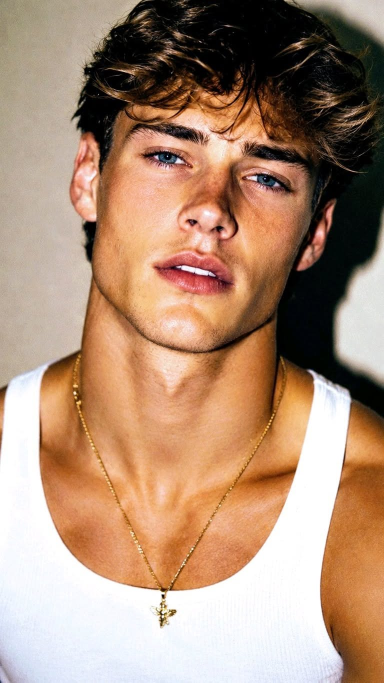
#> input picture content/tiktok/raw/faces/faces-jaw_pinterest_100416266687639188.jpg, 768 x 1365 px (shown at 1/2 size)
$ python -i generate_carousels.py   (imports and definitions only)
#> lines starting #> are read from the running program, lines starting #| are printed output that depends on the picture
#!/usr/bin/env python3
"""TikTok carousel generator v3 — native TikTok text style + varied layouts.

Rules:
- 1 carousel = 1 theme
- Text looks like TikTok Classic: white bold + black outline (NOT white boxes)
- Layouts vary: full hook, 2x2 grid, vertical split, tip slides, CTA
- Dense real value in slides + caption
- Process AI = soft reco only (never "notre app")
"""

from __future__ import annotations

import json
import math
from pathlib import Path

from PIL import Image, ImageDraw, ImageEnhance, ImageFont, ImageFilter

ROOT = Path(__file__).resolve().parents[1]
RAW = ROOT / "raw"
QUEUE = ROOT / "queue"
W, H = 1080, 1920

FONT_BOLD = "/System/Library/Fonts/Supplemental/Arial Bold.ttf"
FONT_BLACK = "/System/Library/Fonts/Supplemental/Arial Black.ttf"
FONT_REG = "/System/Library/Fonts/Supplemental/Arial.ttf"
FONT_EMOJI = "/System/Library/Fonts/Apple Color Emoji.ttc"

PROCESS_SOFT = "Perso j'utilise Process AI pour suivre le plan (cherche Process AI sur l'App Store)"


def imgs(folder: str) -> list[Path]:
    exts = {".jpg", ".jpeg", ".png", ".webp"}
    return sorted(p for p in (RAW / folder).iterdir() if p.suffix.lower() in exts)


# [1 line that did not run here, left out]
# [1 line that did not run here, left out]
# [1 line that did not run here, left out]
LIFE = imgs("lifestyle")
FACES = imgs("faces")


def font(path: str, size: int) -> ImageFont.FreeTypeFont:
    return ImageFont.truetype(path, size)


def emoji_fnt() -> ImageFont.FreeTypeFont:
    return ImageFont.truetype(FONT_EMOJI, 160)


# [10 lines left out: function is_emoji, not called in this run]


def cover(path: Path, size=(W, H), bias=0.28) -> Image.Image:
#> called with size = (1080, 1920), bias = 0.28
    img = Image.open(path).convert("RGB")
#> img is the input picture: PIL image 768x1365 RGB; mean R, G, B 173.4, 141.2, 118
    tw, th = size
    scale = max(tw / img.width, th / img.height)
#> scale = 1.41
    nw, nh = int(img.width * scale), int(img.height * scale)
#> nw = 1080; nh = 1920
    img = img.resize((nw, nh), Image.Resampling.LANCZOS)
#> img: PIL image 1080x1920 RGB
    left = (nw - tw) // 2
#> left = 0
    top = max(0, min(nh - th, int((nh - th) * bias)))
#> top = 0
    return img.crop((left, top, left + tw, top + th))


def darken(img: Image.Image, f=0.72) -> Image.Image:
#> called with f = 0.78
    return ImageEnhance.Brightness(img).enhance(f)
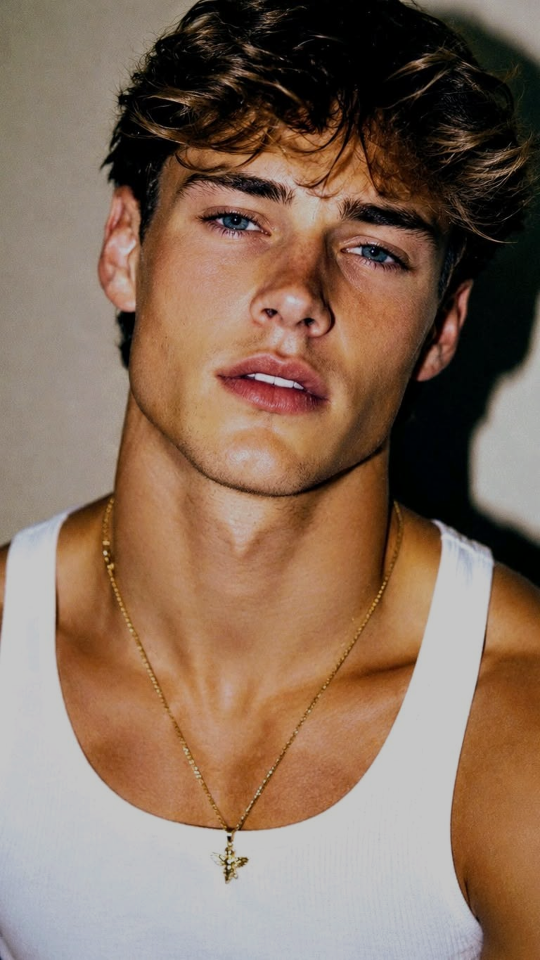
#> returned value: PIL image 1080x1920 RGB (shown at 1/2 size); mean R, G, B 134.8, 109.6, 91.6


def measure(draw, text, fnt):
    b = draw.textbbox((0, 0), text, font=fnt)
    return b[2] - b[0], b[3] - b[1]


# [140 lines left out: functions split_runs, line_width, wrap_words, draw_tiktok_line, draw_centered_block, draw_left_block and 2 more, not called in this run]


# ---------- layouts ----------

def layout_full(path: Path, dark=0.78) -> Image.Image:
    return darken(cover(path), dark)


# [404 lines left out: functions layout_split_v, layout_grid2x2, theme_debloat_face, theme_top_habitudes, theme_avant_vs_maintenant_meals, main, not called in this run]


# [2 lines not run here, left out]

>>> result = layout_full('../raw/faces/faces-jaw_pinterest_100416266687639188.jpg')

$ run again, on content/tiktok/raw/meals/meals-breakfast_meals-debloat_healthy-protein-bowl-aesthetic_pinterest_1135118281109089311.jpg
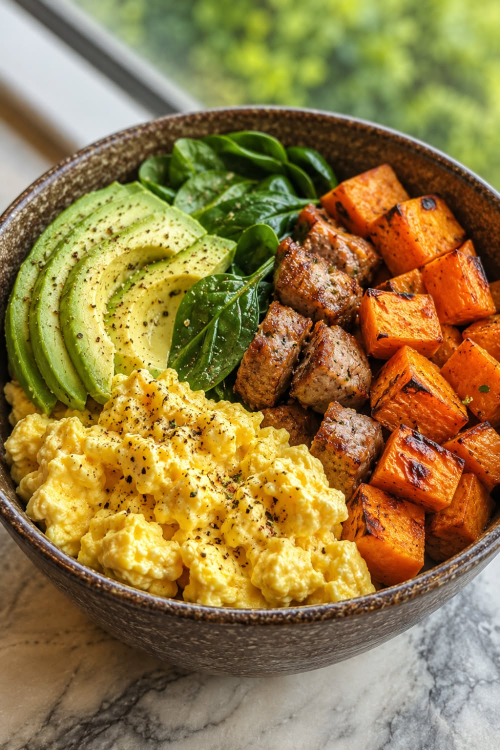
#> input picture content/tiktok/raw/meals/meals-breakfast_meals-debloat_healthy-protein-bowl-aesthetic_pinterest_1135118281109089311.jpg, 1000 x 1500 px (shown at 1/2 size)
#> in cover, img is the input picture: PIL image 1000x1500 RGB; mean R, G, B 147.8, 124, 69.2
#> img: PIL image 1280x1920 RGB
#> in cover, `return img.crop((left, top, left + tw, top + th))`:
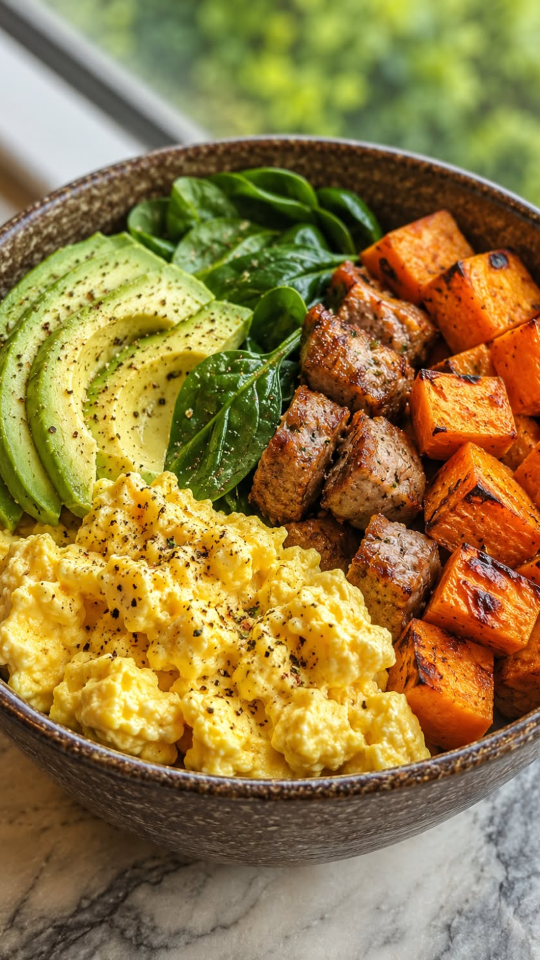
#> returned value: PIL image 1080x1920 RGB (shown at 1/2 size); mean R, G, B 147.8, 124.2, 66.7
#> in darken, `return ImageEnhance.Brightness(img).enhance(f)`:
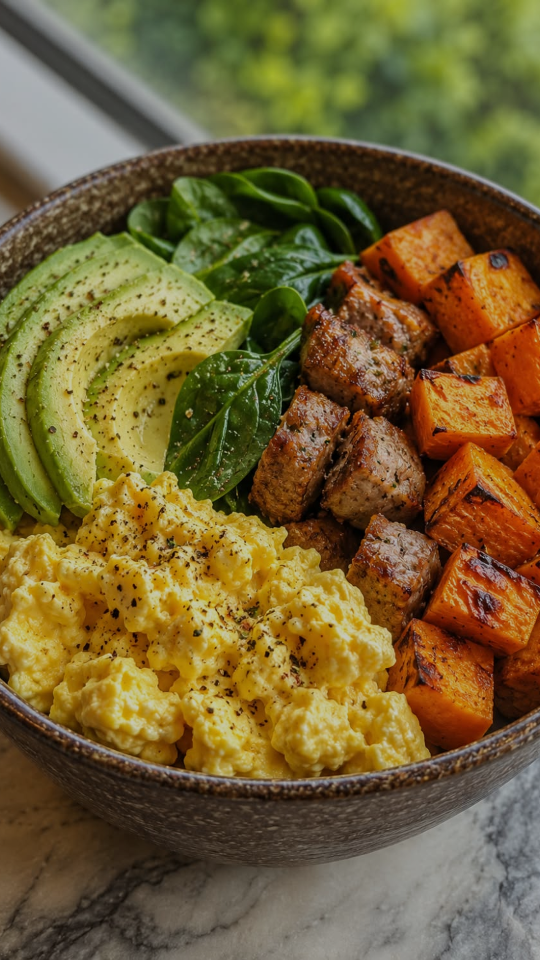
#> returned value: PIL image 1080x1920 RGB (shown at 1/2 size); mean R, G, B 114.8, 96.4, 51.6
